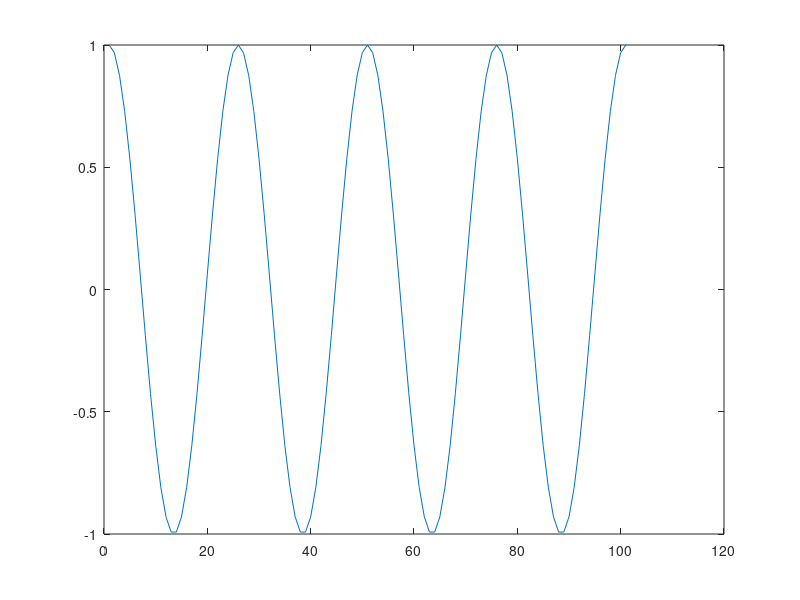
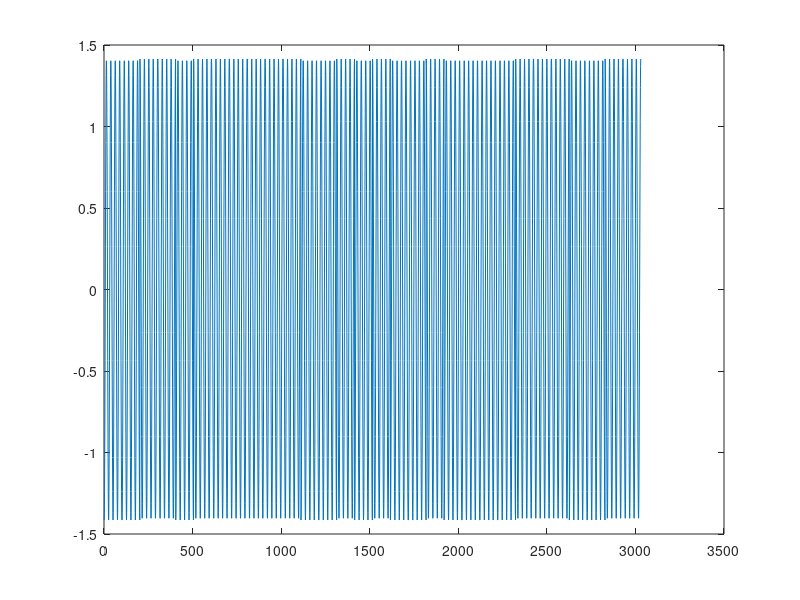

These charts were generated, in order, by the following MATLAB code: (Note: this script raises an error after producing the figures.)

clc; close all; clear all;
bit = 30;
bit_s = abs(round(rand(1,bit)));
%%
t = 0 : 1/100: 1;
Eb = 1;
Tb = 1;
fc = 4;

%%
c_s = cos(2*pi*fc*t);
figure
plot(c_s)
%% PSK modulation
ttt = sqrt(2*Eb/Tb) * c_s;
TX = [];
for m = 1 : bit
    if bit_s(m) == 1
        TX = [TX ttt];
    else
        TX = [TX -1*ttt];
    end
end

figure
plot(TX)

n_TX = noisy_signal(TX);
figure
plot(n_TX)


